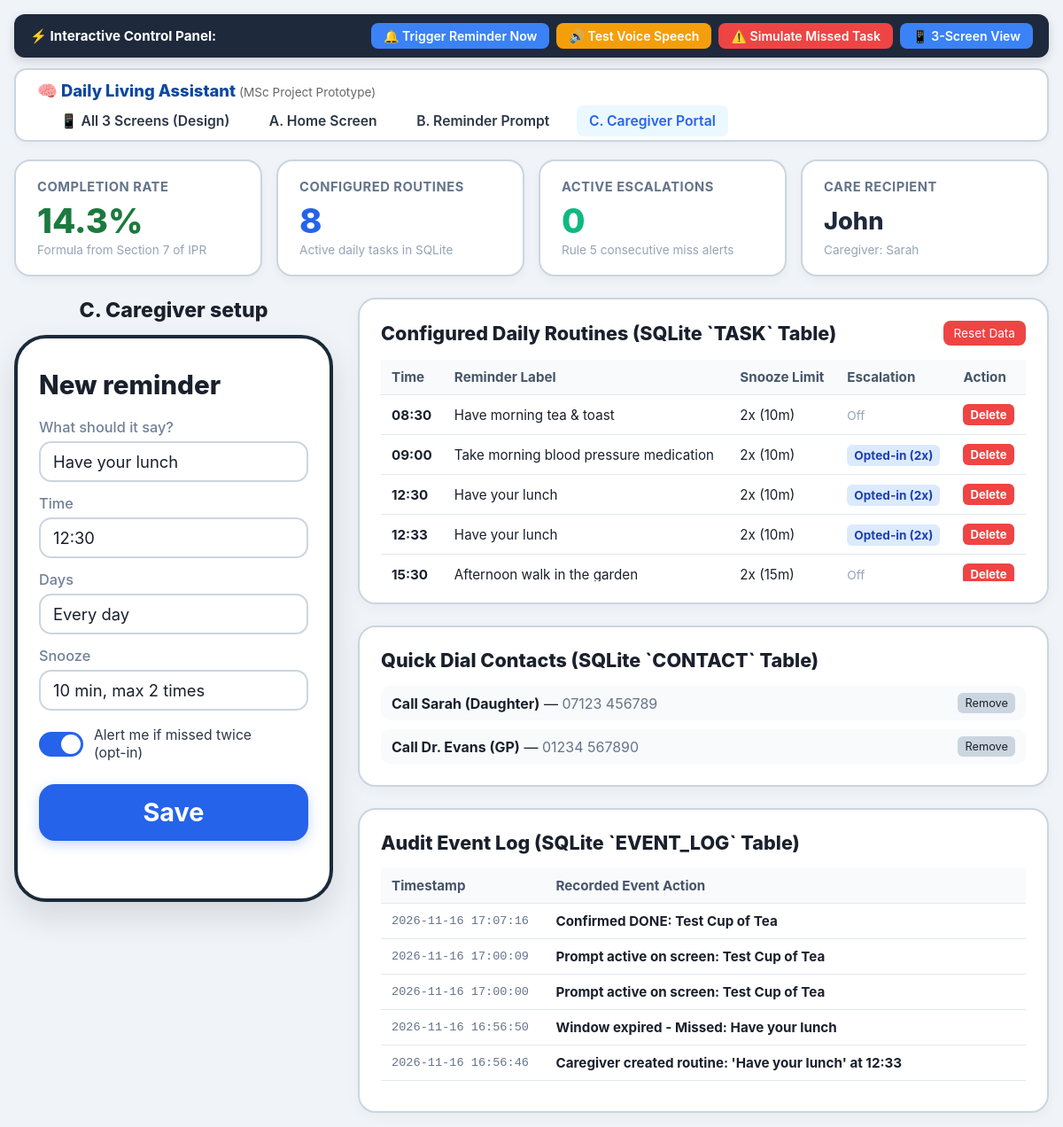
The app's page /screen-c with its own data.
### tables this page shows
CREATE TABLE PERSON (
    person_id INTEGER PRIMARY KEY AUTOINCREMENT,
    caregiver_id INTEGER NOT NULL,
    display_name TEXT NOT NULL,
    text_size TEXT DEFAULT 'large',  -- 'normal', 'large', 'extra-large'
    voice_on BOOLEAN DEFAULT 1,
    FOREIGN KEY (caregiver_id) REFERENCES CAREGIVER(caregiver_id) ON DELETE CASCADE
);

CREATE TABLE CAREGIVER (
    caregiver_id INTEGER PRIMARY KEY AUTOINCREMENT,
    name TEXT NOT NULL,
    email TEXT UNIQUE NOT NULL,
    password_hash TEXT NOT NULL,
    created_at TIMESTAMP DEFAULT CURRENT_TIMESTAMP
);

CREATE TABLE TASK (
    task_id INTEGER PRIMARY KEY AUTOINCREMENT,
    person_id INTEGER NOT NULL,
    label TEXT NOT NULL,
    time_of_day TEXT NOT NULL,  -- 'HH:MM' stored in 24hr format
    days_mask INTEGER DEFAULT 127,  -- 7-bit mask (1=Mon, 2=Tue, 4=Wed, 8=Thu, 16=Fri, 32=Sat, 64=Sun)
    snooze_min INTEGER DEFAULT 10,
    max_snoozes INTEGER DEFAULT 2,
    window_min INTEGER DEFAULT 60,
    alert_caregiver BOOLEAN DEFAULT 0,
    is_active BOOLEAN DEFAULT 1,
    FOREIGN KEY (person_id) REFERENCES PERSON(person_id) ON DELETE CASCADE
);

CREATE TABLE CONTACT (
    contact_id INTEGER PRIMARY KEY AUTOINCREMENT,
    person_id INTEGER NOT NULL,
    name TEXT NOT NULL,
    phone TEXT NOT NULL,
    avatar_color TEXT DEFAULT '#4A90E2',
    FOREIGN KEY (person_id) REFERENCES PERSON(person_id) ON DELETE CASCADE
);

CREATE TABLE EVENT_LOG (
    log_id INTEGER PRIMARY KEY AUTOINCREMENT,
    occ_id INTEGER NOT NULL,
    timestamp TIMESTAMP DEFAULT CURRENT_TIMESTAMP,
    action TEXT NOT NULL,  -- 'created', 'shown', 'snoozed', 'done', 'missed', 'escalated'
    FOREIGN KEY (occ_id) REFERENCES OCCURRENCE(occ_id) ON DELETE CASCADE
);

### app.py (the view)
@app.route("/caregiver")
@app.route("/screen-c")
def caregiver_portal():
    tasks = database.get_active_tasks()
    event_logs = database.get_event_logs(limit=25)
    contacts = database.get_contacts()
    completion_rate = database.get_completion_rate()
    caregiver = database.get_caregiver()
    person = database.get_person()
    return render_template(
        "caregiver.html",
        tasks=tasks,
        event_logs=event_logs,
        contacts=contacts,
        completion_rate=completion_rate,
        alerts=manager.engine.caregiver_alerts,
        caregiver=caregiver,
        person=person,
    )

### templates/caregiver.html (shortened to what this page needs)
{% extends "base.html" %}
{% block content %}
<div class="portal-container">
    <div class="kpi-row">
        <div class="kpi-card">
            <div class="kpi-label">Completion Rate</div>
            <div class="kpi-value" style="color: #1B7A3E;">{{ completion_rate }}%</div>
            <div class="kpi-note">Formula from Section 7 of IPR</div>
        </div>
        <div class="kpi-card">
            <div class="kpi-label">Configured Routines</div>
            <div class="kpi-value" style="color: #2563EB;">{{ tasks|length }}</div>
            <div class="kpi-note">Active daily tasks in SQLite</div>
        </div>
        <div class="kpi-card">
            <div class="kpi-label">Active Escalations</div>
            <div class="kpi-value" style="color: {% if alerts %}#EF4444{% else %}#10B981{% endif %};">
                {{ alerts|length }}
            </div>
            <div class="kpi-note">Rule 5 consecutive miss alerts</div>
        </div>
        <div class="kpi-card">
            <div class="kpi-label">Care Recipient</div>
            <div class="kpi-value" style="font-size: 1.7rem; color: #1E293B;">{{ person.display_name }}</div>
            <div class="kpi-note">Caregiver: {{ caregiver.name }}</div>
        </div>
    </div>
    <div class="caregiver-main-grid">
        <div class="screen-container">
            <div class="screen-title">C. Caregiver setup</div>
            <div class="tablet-frame" id="frame-screen-c">
                <div>
                    <div class="caregiver-title">New reminder</div>
                    <form action="{{ url_for('add_routine') }}" method="POST">
                        <div class="form-group">
                            <label class="form-label" for="task-label">What should it say?</label>
                            <input type="text" id="task-label" name="label" class="form-input" value="Have your lunch" required>
                        </div>
                        <div class="form-group">
                            <label class="form-label" for="task-time">Time</label>
                            <input type="text" id="task-time" name="time_of_day" class="form-input" value="12:30" required>
                        </div>
                        <div class="form-group">
                            <label class="form-label" for="task-days">Days</label>
                            <input type="text" id="task-days" name="days" class="form-input" value="Every day">
                        </div>
                        <div class="form-group">
                            <label class="form-label" for="task-snooze">Snooze</label>
                            <input type="text" id="task-snooze" name="snooze" class="form-input" value="10 min, max 2 times">
                        </div>
                        <div class="toggle-row" onclick="toggleOptin()">
                            <div class="toggle-switch active" id="toggle-sw">
                                <div class="toggle-knob"></div>
                            </div>
                            <div class="toggle-label">
                                Alert me if missed twice<br>(opt-in)
                            </div>
                        </div>
                        <button type="submit" class="btn btn-save">
                            Save
                        </button>
                    </form>
                </div>
            </div>
        </div>
        <div class="dashboard-panel">
            <div class="card">
                <h2>
                    <span>Configured Daily Routines (SQLite `TASK` Table)</span>
                    <button class="btn" style="background:#EF4444; color:white; font-size:0.85rem; padding:6px 12px; border-radius:8px;" onclick="resetDemoData()">
                        Reset Data
                    </button>
                </h2>
                <div style="max-height: 250px; overflow-y: auto;">
                    <table class="data-table">
                        <thead>
                            <tr>
                                <th>Time</th>
                                <th>Reminder Label</th>
                                <th>Snooze Limit</th>
                                <th>Escalation</th>
                                <th>Action</th>
                            </tr>
                        </thead>
                        <tbody>
                            {% for t in tasks %}
                            <tr>
                                <td><strong>{{ t.time_of_day }}</strong></td>
                                <td>{{ t.label }}</td>
                                <td>{{ t.max_snoozes }}x ({{ t.snooze_min }}m)</td>
                                <td>
                                    {% if t.alert_caregiver %}
                                    <span class="badge-optin">Opted-in (2x)</span>
                                    {% else %}
                                    <span class="badge-off">Off</span>
                                    {% endif %}
                                </td>
                                <td>
                                    <form action="{{ url_for('delete_routine', task_id=t.task_id) }}" method="POST" style="margin:0;">
                                        <button type="submit" style="background:#EF4444; color:white; border-radius:6px; padding:4px 8px; font-size:0.82rem; font-weight:bold;" onclick="return confirm('Remove this routine?');">
                                            Delete
                                        </button>
                                    </form>
                                </td>
                            </tr>
                            {% endfor %}
                        </tbody>
                    </table>
                </div>
            </div>
            <div class="card">
                <h2>Quick Dial Contacts (SQLite `CONTACT` Table)</h2>
                <div style="display:flex; flex-direction:column; gap:10px;">
                    {% for c in contacts %}
                    <div style="display:flex; justify-content:space-between; align-items:center; padding:8px 12px; background:#F8FAFC; border-radius:10px;">
                        <div>
                            <strong>{{ c.name }}</strong> — <span style="color:#64748B;">{{ c.phone }}</span>
                        </div>
                        <form action="{{ url_for('delete_contact', contact_id=c.contact_id) }}" method="POST" style="margin:0;">
                            <button type="submit" style="background:#CBD5E0; color:#1A202C; border-radius:6px; padding:4px 8px; font-size:0.8rem;">
                                Remove
                            </button>
                        </form>
                    </div>
                    {% endfor %}
                </div>
            </div>
            <div class="card">
                <h2>Audit Event Log (SQLite `EVENT_LOG` Table)</h2>
                <div style="max-height: 250px; overflow-y: auto;">
                    <table class="data-table">
                        <thead>
                            <tr>
                                <th>Timestamp</th>
                                <th>Recorded Event Action</th>
                            </tr>
                        </thead>
                        <tbody>
                            {% for log in event_logs %}
                            <tr>
                                <td style="color:#64748B; font-family:monospace; font-size:0.85rem;">{{ log.timestamp }}</td>
                                <td><strong>{{ log.action }}</strong></td>
                            </tr>
                            {% else %}
                            <tr>
                                <td colspan="2" style="text-align:center; color:#999; padding:16px;">No events recorded yet.</td>
                            </tr>
                            {% endfor %}
                        </tbody>
                    </table>
                </div>
            </div>
        </div>
    </div>
</div>
{% endblock %}

### templates/base.html (shortened to what this page needs)
<!DOCTYPE html>
<html lang="en">
<head>
</head>
<body>
    <div class="demo-bar">
        <div class="demo-bar-title">
            <span>⚡ Interactive Control Panel:</span>
        </div>
        <div class="demo-actions">
            <button class="btn-demo" onclick="triggerPromptNow()">🔔 Trigger Reminder Now</button>
            <button class="btn-demo btn-demo-orange" onclick="speakText('Testing speech synthesis. The daily living assistant is active.');">🔊 Test Voice Speech</button>
            <button class="btn-demo btn-demo-red" onclick="simulateMissedTask()">⚠️ Simulate Missed Task</button>
            <a href="{{ url_for('all_screens') }}" class="btn-demo" style="text-decoration:none; display:inline-flex; align-items:center;">📱 3-Screen View</a>
        </div>
    </div>
    <div class="nav-bar">
        <div style="font-weight: 800; font-size: 1.15rem; color: #0D47A1;">
            🧠 Daily Living Assistant <span style="font-size: 0.85rem; font-weight: normal; color: #666;">(MSc Project Prototype)</span>
        </div>
        <div class="nav-links">
            <a href="{{ url_for('all_screens') }}" class="{% if request.endpoint == 'all_screens' %}active{% endif %}">📱 All 3 Screens (Design)</a>
            <a href="{{ url_for('home') }}" class="{% if request.endpoint == 'home' %}active{% endif %}">A. Home Screen</a>
            <a href="{{ url_for('prompt') }}" class="{% if request.endpoint == 'prompt' %}active{% endif %}">B. Reminder Prompt</a>
            <a href="{{ url_for('caregiver_portal') }}" class="{% if request.endpoint == 'caregiver_portal' %}active{% endif %}">C. Caregiver Portal</a>
        </div>
    </div>
    {% block content %}{% endblock %}
</body>
</html>

### records on screen
PERSON: display_name "John"
CAREGIVER: name "Sarah"
TASK: time_of_day "08:30", label "Have morning tea & toast", max_snoozes "2", snooze_min "10", alert_caregiver "Off"
TASK: time_of_day "09:00", label "Take morning blood pressure medication", max_snoozes "2", snooze_min "10", alert_caregiver "Opted-in (2x)"
TASK: time_of_day "12:30", label "Have your lunch", max_snoozes "2", snooze_min "10", alert_caregiver "Opted-in (2x)"
TASK: time_of_day "12:33", label "Have your lunch", max_snoozes "2", snooze_min "10", alert_caregiver "Opted-in (2x)"
TASK: time_of_day "15:30", label "Afternoon walk in the garden", max_snoozes "2", snooze_min "15", alert_caregiver "Off"
CONTACT: name "Call Sarah (Daughter)", phone "07123 456789"
CONTACT: name "Call Dr. Evans (GP)", phone "01234 567890"
EVENT_LOG: timestamp "2026-11-16 17:07:16", action "Confirmed DONE: Test Cup of Tea"
EVENT_LOG: timestamp "2026-11-16 17:00:09", action "Prompt active on screen: Test Cup of Tea"
EVENT_LOG: timestamp "2026-11-16 17:00:00", action "Prompt active on screen: Test Cup of Tea"
EVENT_LOG: timestamp "2026-11-16 16:56:50", action "Window expired - Missed: Have your lunch"
EVENT_LOG: timestamp "2026-11-16 16:56:46", action "Caregiver created routine: 'Have your lunch' at 12:33"

### other values on screen
{{ completion_rate }} "14.3"
{{ tasks|length }} "8"
{{ alerts|length }} "0"
